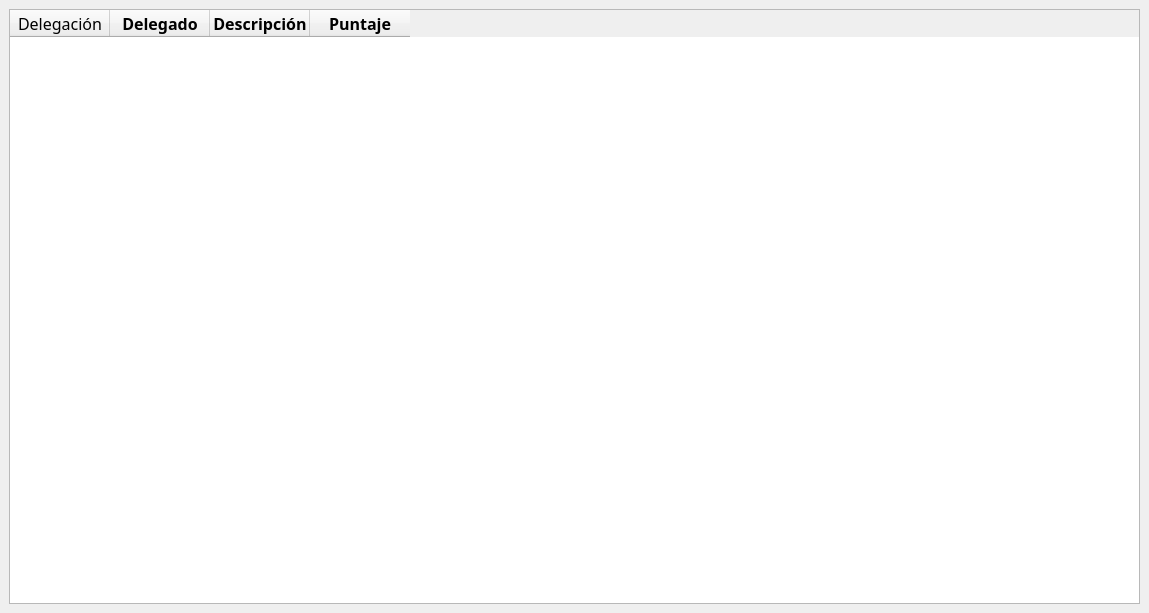
<?xml version="1.0" encoding="UTF-8"?>
<ui version="4.0">
 <class>MainWindow</class>
 <widget class="QMainWindow" name="MainWindow">
  <property name="geometry">
   <rect>
    <x>0</x>
    <y>0</y>
    <width>1149</width>
    <height>613</height>
   </rect>
  </property>
  <property name="sizePolicy">
   <sizepolicy hsizetype="Fixed" vsizetype="Fixed">
    <horstretch>0</horstretch>
    <verstretch>0</verstretch>
   </sizepolicy>
  </property>
  <property name="minimumSize">
   <size>
    <width>875</width>
    <height>613</height>
   </size>
  </property>
  <property name="windowTitle">
   <string>Historial de observaciones</string>
  </property>
  <widget class="QWidget" name="centralwidget">
   <layout class="QHBoxLayout" name="horizontalLayout">
    <item>
     <widget class="QTableWidget" name="tabHistorial">
      <property name="font">
       <font>
        <family>Bahnschrift Light</family>
        <pointsize>12</pointsize>
        <weight>50</weight>
        <bold>false</bold>
       </font>
      </property>
      <attribute name="horizontalHeaderStretchLastSection">
       <bool>false</bool>
      </attribute>
      <attribute name="verticalHeaderVisible">
       <bool>false</bool>
      </attribute>
      <attribute name="verticalHeaderStretchLastSection">
       <bool>false</bool>
      </attribute>
      <column>
       <property name="text">
        <string>Delegación</string>
       </property>
       <property name="font">
        <font>
         <family>Bahnschrift SemiBold</family>
         <pointsize>12</pointsize>
        </font>
       </property>
      </column>
      <column>
       <property name="text">
        <string>Delegado</string>
       </property>
       <property name="font">
        <font>
         <family>Bahnschrift SemiBold</family>
         <pointsize>12</pointsize>
         <weight>75</weight>
         <bold>true</bold>
        </font>
       </property>
      </column>
      <column>
       <property name="text">
        <string>Descripción</string>
       </property>
       <property name="font">
        <font>
         <family>Bahnschrift SemiBold</family>
         <pointsize>12</pointsize>
         <weight>75</weight>
         <bold>true</bold>
        </font>
       </property>
      </column>
      <column>
       <property name="text">
        <string>Puntaje</string>
       </property>
       <property name="font">
        <font>
         <family>Bahnschrift SemiBold</family>
         <pointsize>12</pointsize>
         <weight>75</weight>
         <bold>true</bold>
        </font>
       </property>
      </column>
     </widget>
    </item>
   </layout>
  </widget>
 </widget>
 <resources/>
 <connections/>
</ui>
